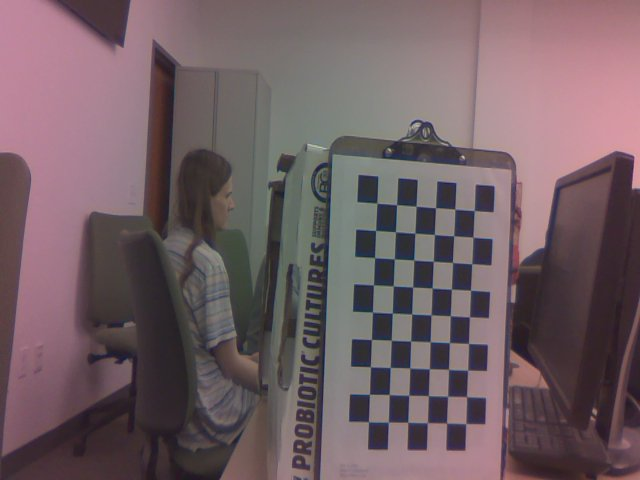
//> input picture pCalib/nvcamtest_6285_s00_00000.jpg, 640 x 480 px
$ ./pRectify   (built with g++ and OpenCV 4)
//> lines starting //> are read from the running program, lines starting //| are printed output that depends on the picture
#include <opencv2/opencv.hpp>
#include <opencv2/calib3d.hpp>
#include <iostream>

using namespace cv;
using namespace std;

int main() {

// Load left and right stereo images
    Mat leftImageColor  = imread("nvcamtest_6285_s00_00000.jpg");
//> leftImageColor is the input picture: 480 rows x 640 cols, CV_8UC3; mean B, G, R 99.7, 94.5, 113
    Mat rightImageColor = imread("nvcamtest_6407_s01_00000.jpg");
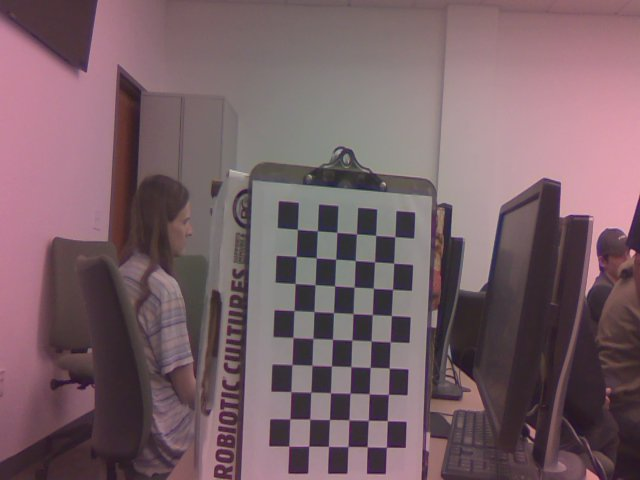
//> input picture pCalib/nvcamtest_6407_s01_00000.jpg, 640 x 480 px
//> rightImageColor is the input picture: 480 rows x 640 cols, CV_8UC3; mean B, G, R 103.1, 96.1, 120

     cv::Mat leftImage,rightImage;
     cv::cvtColor(leftImageColor,leftImage, cv::COLOR_BGR2GRAY);
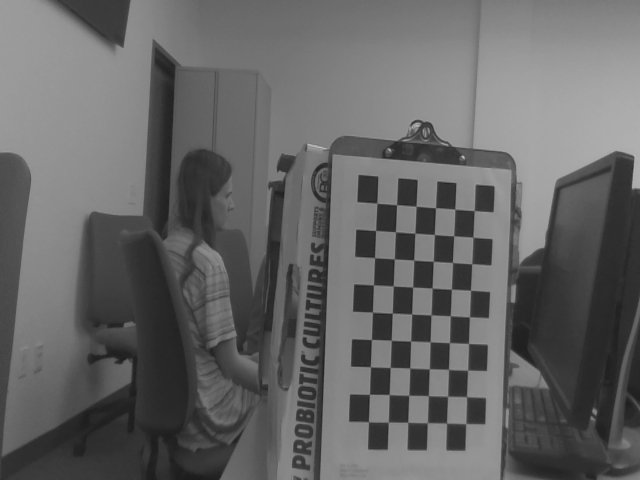
//> leftImage: 480 rows x 640 cols, CV_8UC1; min 26, max 199, mean 100.6
     cv::cvtColor(rightImageColor,rightImage, cv::COLOR_BGR2GRAY);
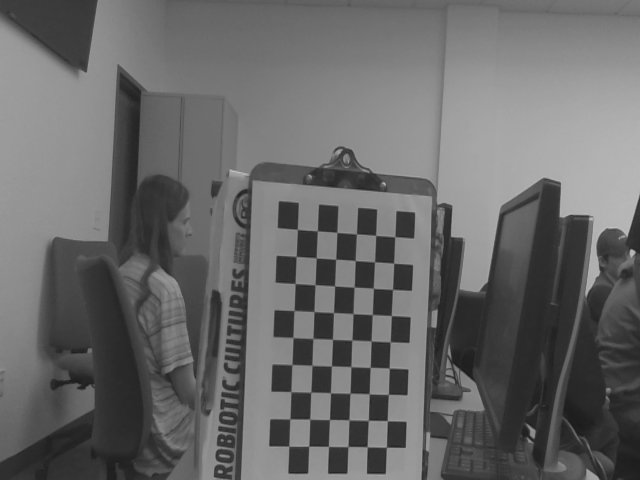
//> rightImage: 480 rows x 640 cols, CV_8UC1; min 23, max 197, mean 104.1

    imshow("left",leftImage);
    imshow("right",rightImage);

    if (leftImage.empty() || rightImage.empty()) {
        cout << "Error: Could not load stereo images!" << endl;
        return -1;
    }


// Camera parameters (intrinsic matrices)
       Mat cameraMatrix1 = (Mat_<double>(3,3) << 520.3769098699838, 0, 320.0962070894317,
                                                 0, 721.9725666196721, 209.0549547250552,
                                                  0,0,1);
        Mat cameraMatrix2 = (Mat_<double>(3,3) << 525.6004307791695, 0, 299.4067035390187,
                                                  0, 700.6506914470255, 233.4706305507121,
                                                  0 ,0, 1);

        // Distortion coefficients
        Mat distCoeffs1 = (Mat_<double>(1, 5) << 0.0966067969602849, -0.6799990598558086, -0.00877531692018266, 0.007834778660279878, 2.166612417902772);
        Mat distCoeffs2 = (Mat_<double>(1, 5) << 0.0195344493600577,  0.1299319520548544, -0.01194571488397722, 0.005930107627431215, 0.3998885875140788);

//Rotation matrix R:
 Mat R = (Mat_<double>(3,3) << 0.9999984174903006, 0.001479260162221432, 0.0009883350984411189,
                               -0.001484940501796228, 0.9999822417289682, 0.005771583700641334,
                              -0.000979779873477283, -0.00577304218587117, 0.9999828558606991);
//Translation vector T:
Mat T = (Mat_<double>(3,1) << -59.90256900017663,
                              -3.763100080325988,
                              -9.167283490423932);
// Output rectification transforms, projection matrices, and disparity-to-depth mapping matrix
    Mat R1, R2, P1, P2, Q;

    // Compute rectification transforms
    stereoRectify(cameraMatrix1, distCoeffs1, cameraMatrix2, distCoeffs2, leftImage.size(),
                  R, T, R1, R2, P1, P2, Q,CALIB_ZERO_DISPARITY,-1,leftImage.size());

    // Compute undistortion and rectification maps
    Mat map1x, map1y, map2x, map2y;
    initUndistortRectifyMap(cameraMatrix1, distCoeffs1, R1, P1, leftImage.size(), CV_32FC1, map1x, map1y);
    initUndistortRectifyMap(cameraMatrix2, distCoeffs2, R2, P2, rightImage.size(), CV_32FC1, map2x, map2y);

    // Apply rectification
    Mat rectifiedLeft, rectifiedRight;
    remap(leftImage, rectifiedLeft, map1x, map1y, INTER_LINEAR);
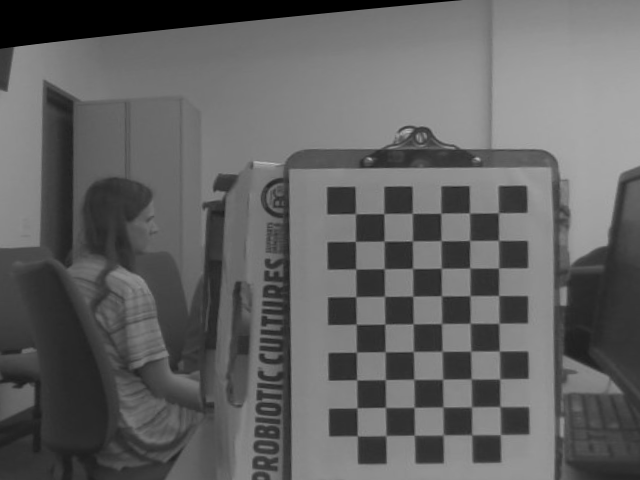
//> rectifiedLeft: 480 rows x 640 cols, CV_8UC1; min 0, max 191, mean 97.6
    remap(rightImage, rectifiedRight, map2x, map2y, INTER_LINEAR);
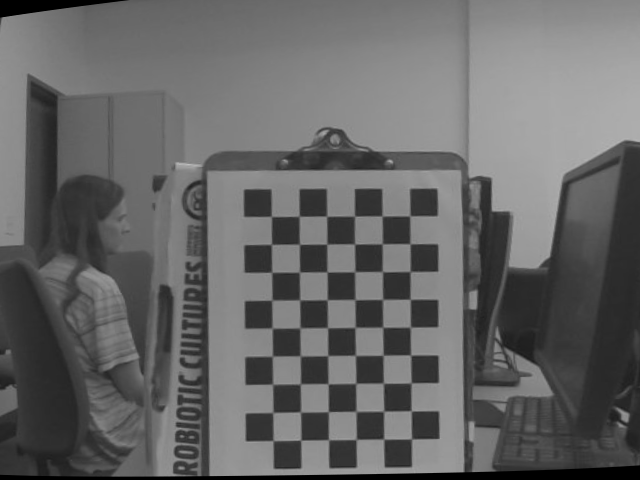
//> rectifiedRight: 480 rows x 640 cols, CV_8UC1; min 0, max 191, mean 101.6

    FileStorage fs("lookupTables.xml",FileStorage::WRITE);
    fs << "Map1x" << map1x;
    fs << "Map1y" << map1y;
    fs << "Map2x" << map2x;
    fs << "Map2y" << map2y;
    fs.release();

    // Display results
    imshow("Rectified Left Image", rectifiedLeft);
    imshow("Rectified Right Image", rectifiedRight);
//    hconcat(rectifiedLeft,rectifiedRight,combined);

   // Display original images
    imwrite("leftRectified.jpg", rectifiedLeft);
    imwrite("rightRectified.jpg", rectifiedRight);
    waitKey(0);
    return 0;
}
